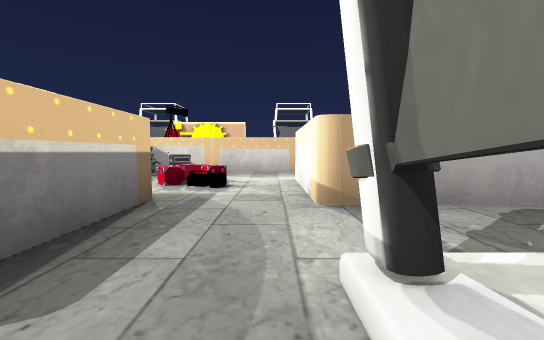
[1] (above)

22 first-person views from a walk through a scene from a Unity 3-D project. The camera is 1.2 m above the floor, tilts 4° down and sees 90° across. The floor is counted in squares, 2 m on a side. Each view is taken from the middle of a square. On the plan, view 1 faces up. The plan holds only what a view shows up to about 9 squares ahead; the rest is blank. The place goes on beyond the plan. Some animated figures are left out.

[2]
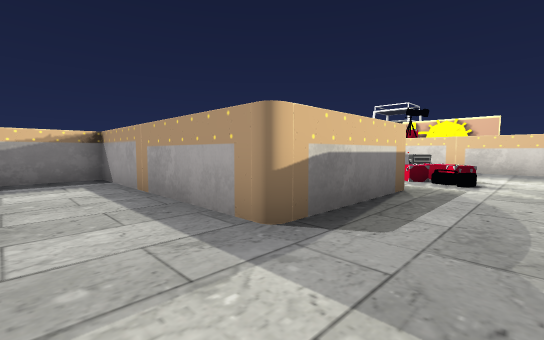

[3]
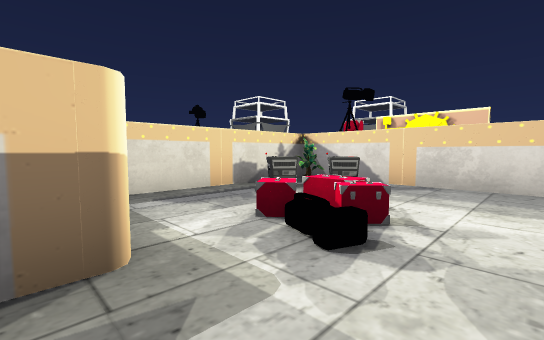

[4]
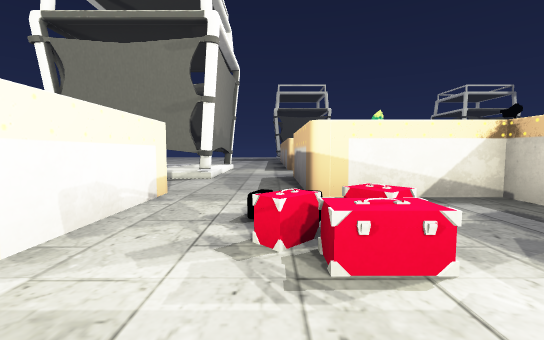

[5]
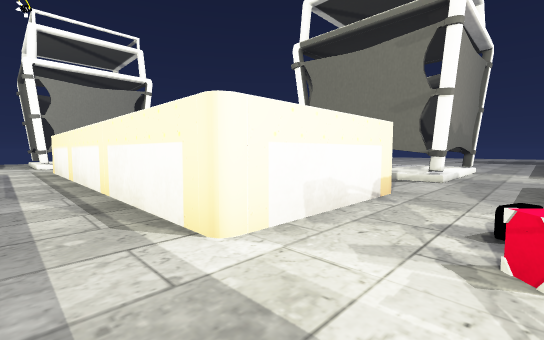

[6]
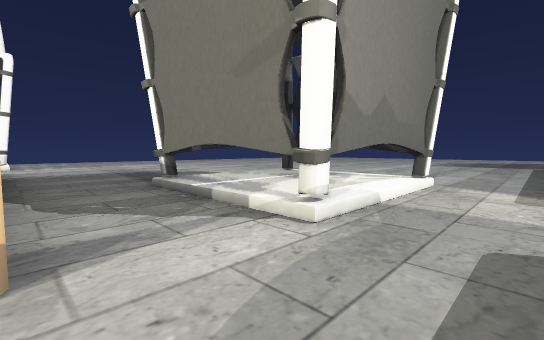

[7]
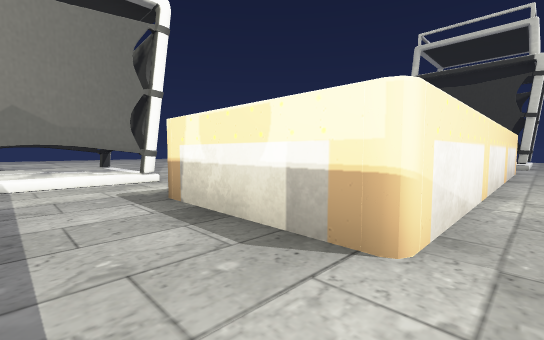

[8]
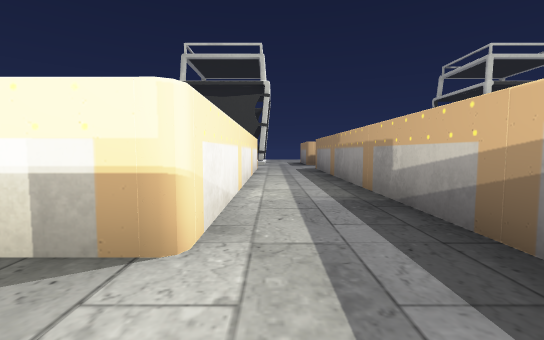

[9]
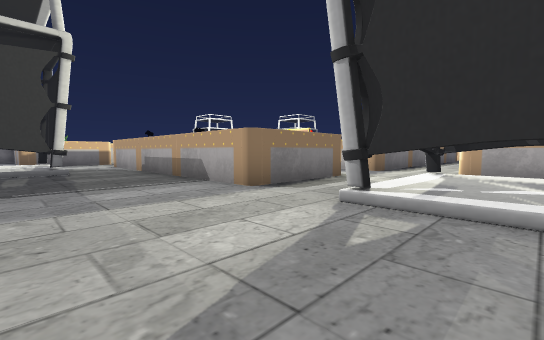

[10]
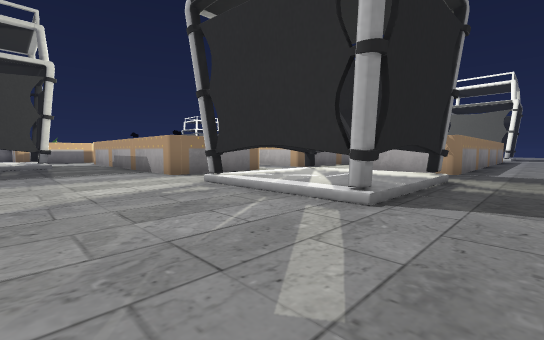

[11]
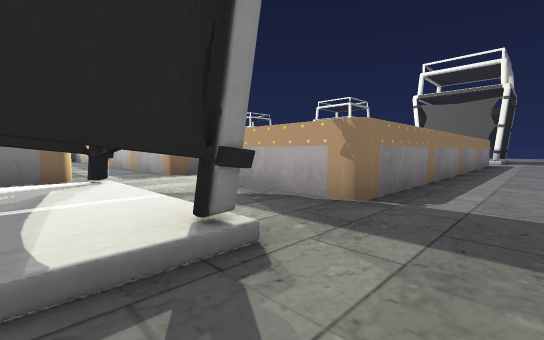

[12]
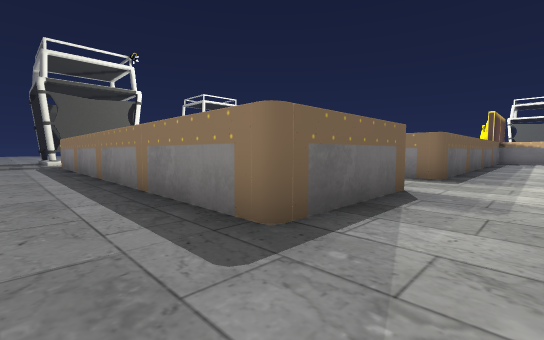

[13]
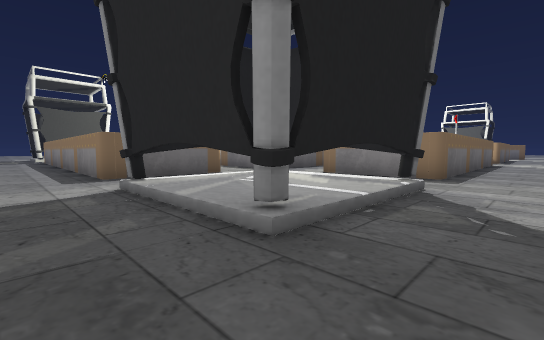

[14]
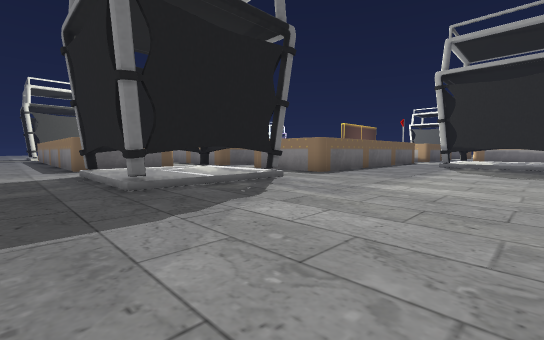

[15]
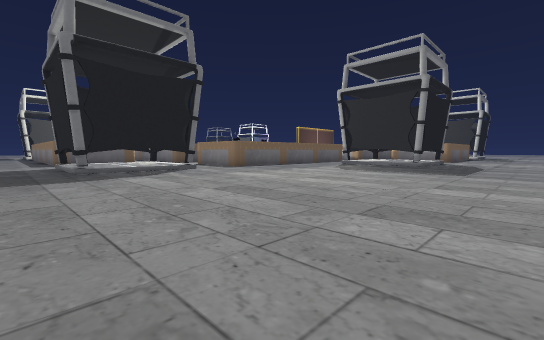

[16]
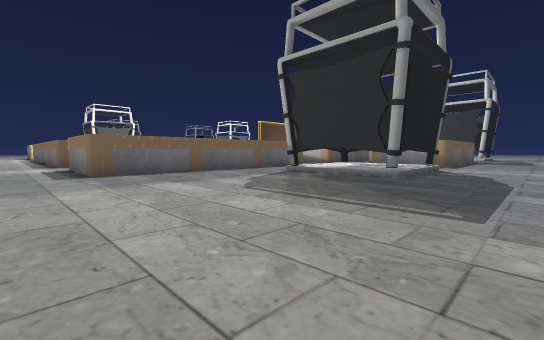

[17]
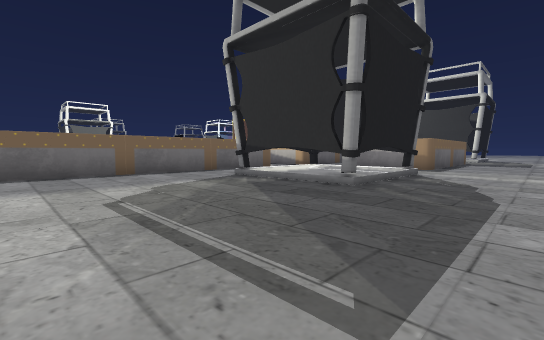

[18]
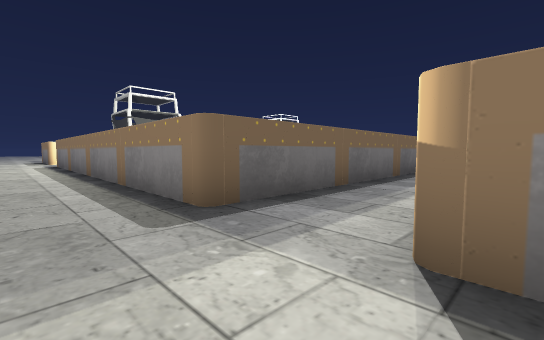

[19]
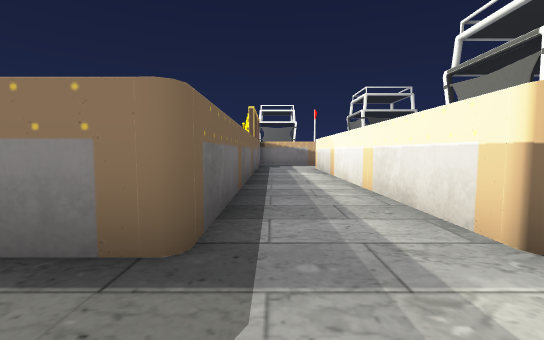

[20]
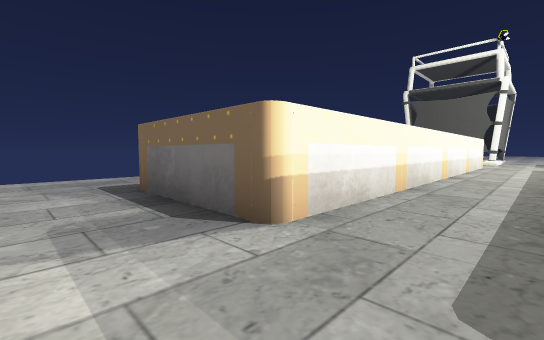

[21]
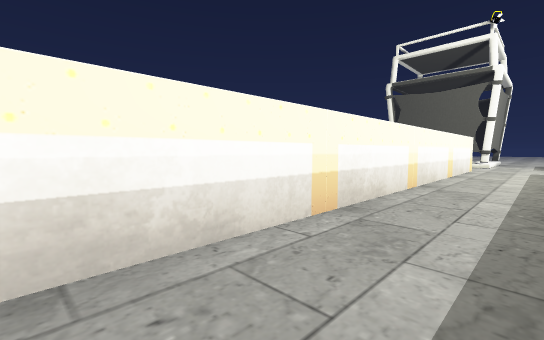

[22]
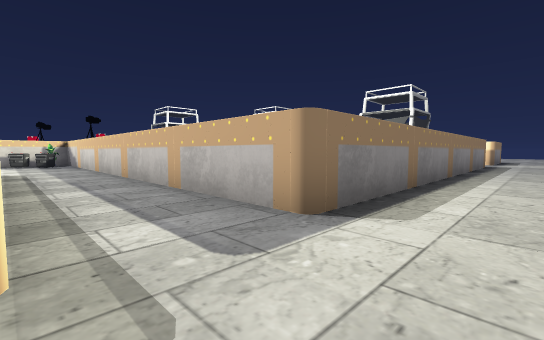

### Floor plan
Points are (right, up) in squares from view 1. A wall is a line through its corners. A room is listed if a view was taken in it or the views show most of it. See-through windows are left out.
Room 1 (views 1, 2, 3, 4, 5, 6)
walls: (0.5, 3) (0.5, 6); (0.5, 8) (-4, 8) (-4, 3.5) (-1.5, 3.5) (-1.5, 0.5) (-4.5, 0.5); (0.5, -2.1) (0.5, 1.1); (-4.5, -1.5) (-1.6, -1.5)
ways out: opening at (-4, -0.5) to room 2; opening at (-0.5, -2) to room 3; opening at (1, 2) to room 3; opening at (1, 7) to room 4
objects: TV (-3, 7); TV (-2, 5); TV (-2, 7); TV (-1, 5)
Room 2 (views 7, 8)
walls: (-4.5, -6.5) (-4.5, -1.5); (-4.5, 0.5) (-6.5, 0.5) (-6.5, -6.5)
ways out: opening at (-4, -0.5) to room 1
Room 3 (views 9, 10)
walls: (8.5, 3) (0.5, 3); (13.5, 2.8) (10.4, 2.8); (13.5, 3) (10.4, 3); (0.3, -2) (1.5, -2); (0.5, 1.1) (3.6, 1.1) (3.6, 0)
ways out: opening at (-0.5, -2) to room 1; opening at (1, 2) to room 1; opening at (9.5, 2) to room 4; opening at (14.5, 1.5) to room 4
Room 4 (views 11, 12, 13, 14, 15, 16, 17, 18, 19, 20, 21, 22)
walls: (2.6, 23.5) (8.5, 23.5) (8.5, 20.5) (1.1, 20.5); (0.3, 28.6) (3.6, 28.6) (3.6, 25.4); (1.2, 18.5) (8.5, 18.5) (8.5, 8) (0.5, 8); (10.4, 23.5) (13.5, 23.5) (13.5, 20.4); (10.6, 23.7) (10.5, 22.7); (-1.5, 28.4) (-1.5, 27.9); (-2.3, 28.7) (-1.6, 28.6); (10.5, 18.5) (13.5, 18.5) (13.5, 8) (10.5, 8) (10.5, 18.5); (12.7, 20.5) (13.7, 20.6); (0.5, 6) (8.5, 6) (8.5, 3); (13.5, 6.1) (13.5, 2.8)
ways out: opening at (1, 7) to room 1; opening at (9.5, 2) to room 3; opening at (14.5, 1.5) to room 3
Room 5 (no view inside)
walls: (10.6, 5.9) (10.5, 5); (10.5, 5.9) (10.5, 2.8); (13.7, 6) (10.6, 6)
Room 6 (no view inside)
walls: (2.4, 1) (0.8, 0.9); (3.5, -2) (3.3, 1.1)
Room 7 (no view inside)
walls: (10.4, 23.5) (10.4, 20.5) (13.7, 20.5)
Room 8 (no view inside)
walls: (0.7, 25.4) (3.6, 25.6); (0.5, 28.6) (0.5, 26.5)

Positions as (right, up) in squares from view 1, and headings:
1: (0, 0), facing up
2: (0, -1), facing up-left
3: (0, 3), facing up-left
4: (-1, 7), facing down
5: (-1, 7), facing down-right
6: (-1, 3), facing down-right
7: (-5, 0), facing down-right
8: (-5, 0), facing down
9: (12, 0), facing up-left
10: (15, 0), facing up-left
11: (15, 5), facing up-left
12: (15, 20), facing down-left
13: (15, 25), facing down-left
14: (15, 28), facing down-left
15: (15, 32), facing down-left
16: (10, 31), facing down-left
17: (8, 31), facing down-left
18: (10, 21), facing down-left
19: (10, 19), facing left
20: (9, 20), facing down-right
21: (9, 18), facing down-right
22: (10, 6), facing up-left
